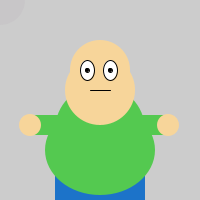
Frame 1 (no input)
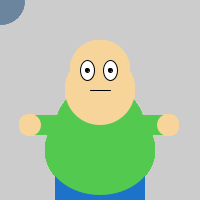
Frame 60 (the mouse pressed at the canvas centre just before this capture)
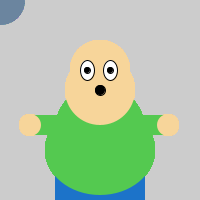
Frame 120 (the mouse held since frame 60 and released just before this capture)

The Processing sketch that drew these frames (run headless with seeded random() and noise(); from frame 60 on, the mouse is pressed at the canvas centre):

// Processing sketch: processing_50827
// ── processing_50827.pde

void setup(){
  size(200,200);
  smooth();
  
}
void draw(){
  
  float m = millis();
  fill(m % 206,128,153,20);
  noStroke();
  ellipse(mouseX,mouseY,50,50);
  

  rectMode(CENTER);
  //pants
  noStroke();
  fill(28,115,201);
  rect(100,180,90,78);
  //lowerbelly
  noStroke();
  fill(84,201,80);
  ellipse(100,150,110,90);
  //left arm
  fill(84,201,80);
  rect(50,125,35,20);
  //right arm
  fill(84,201,80);
  rect(147,125,35,20);
  //hands
  fill(247,213,154);
  noStroke();
  ellipse(30,125,22,22);
  //hands
  fill(247,213,154);
  noStroke();
  ellipse(168,125,22,22);
  //belly
  fill(84,201,80);
  noStroke();
  ellipse(100,130,90,90);
  //face
  fill(247,213,154);
  noStroke();
  ellipse(100,70,60,60);
  ellipse(100,90,70,70);
  //eyes
  fill(255);
  stroke(1);
  ellipse(87,70,14,20);
  ellipse(110,70,14,20);
  //pupils
  if (mousePressed == true){
    fill(0);
    ellipse(87,70,6,6);
    ellipse(110,70,6,6);
  } else {
  fill(0);
  ellipse(87,70,4,4);
  ellipse(110,70,4,4);
  }
  //mouth
  if (mousePressed == true){
    fill(0);
    ellipse(100,90,10,10);
  } else {
  line(90,90,110,90);
  }
  //belly
  fill(84,201,80);
  
}
